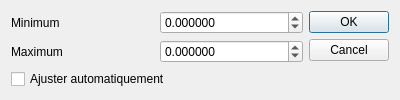
<?xml version="1.0" encoding="UTF-8"?>
<ui version="4.0">
 <class>GMinMaxAttributesScalarConfiguration</class>
 <widget class="QDialog" name="GMinMaxAttributesScalarConfiguration">
  <property name="geometry">
   <rect>
    <x>0</x>
    <y>0</y>
    <width>400</width>
    <height>89</height>
   </rect>
  </property>
  <property name="windowTitle">
   <string>Configuration</string>
  </property>
  <layout class="QHBoxLayout" name="horizontalLayout">
   <item>
    <layout class="QGridLayout" name="gridLayout">
     <item row="0" column="1">
      <widget class="QDoubleSpinBox" name="doubleSpinBoxMin">
       <property name="decimals">
        <number>6</number>
       </property>
       <property name="minimum">
        <double>-999999999.000000000000000</double>
       </property>
       <property name="maximum">
        <double>999999999.000000000000000</double>
       </property>
      </widget>
     </item>
     <item row="1" column="1">
      <widget class="QDoubleSpinBox" name="doubleSpinBoxMax">
       <property name="decimals">
        <number>6</number>
       </property>
       <property name="minimum">
        <double>-999999999.000000000000000</double>
       </property>
       <property name="maximum">
        <double>999999999.000000000000000</double>
       </property>
      </widget>
     </item>
     <item row="1" column="0">
      <widget class="QLabel" name="label_2">
       <property name="text">
        <string>Maximum</string>
       </property>
      </widget>
     </item>
     <item row="0" column="0">
      <widget class="QLabel" name="label">
       <property name="text">
        <string>Minimum</string>
       </property>
      </widget>
     </item>
     <item row="2" column="0" colspan="2">
      <widget class="QCheckBox" name="checkBoxAutoAdjust">
       <property name="text">
        <string>Ajuster automatiquement</string>
       </property>
      </widget>
     </item>
    </layout>
   </item>
   <item>
    <widget class="QDialogButtonBox" name="buttonBox">
     <property name="orientation">
      <enum>Qt::Vertical</enum>
     </property>
     <property name="standardButtons">
      <set>QDialogButtonBox::Cancel|QDialogButtonBox::Ok</set>
     </property>
    </widget>
   </item>
  </layout>
 </widget>
 <resources/>
 <connections>
  <connection>
   <sender>buttonBox</sender>
   <signal>accepted()</signal>
   <receiver>GMinMaxAttributesScalarConfiguration</receiver>
   <slot>accept()</slot>
   <hints>
    <hint type="sourcelabel">
     <x>248</x>
     <y>254</y>
    </hint>
    <hint type="destinationlabel">
     <x>157</x>
     <y>274</y>
    </hint>
   </hints>
  </connection>
  <connection>
   <sender>buttonBox</sender>
   <signal>rejected()</signal>
   <receiver>GMinMaxAttributesScalarConfiguration</receiver>
   <slot>reject()</slot>
   <hints>
    <hint type="sourcelabel">
     <x>316</x>
     <y>260</y>
    </hint>
    <hint type="destinationlabel">
     <x>286</x>
     <y>274</y>
    </hint>
   </hints>
  </connection>
 </connections>
</ui>
